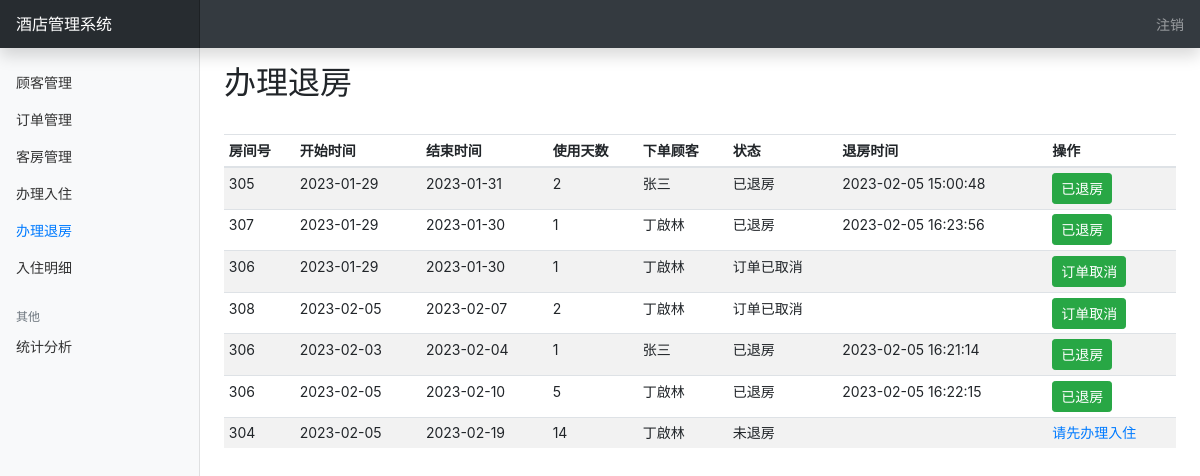
Page /rooms/list_room_checkouts (signed in) on the earlier database version.
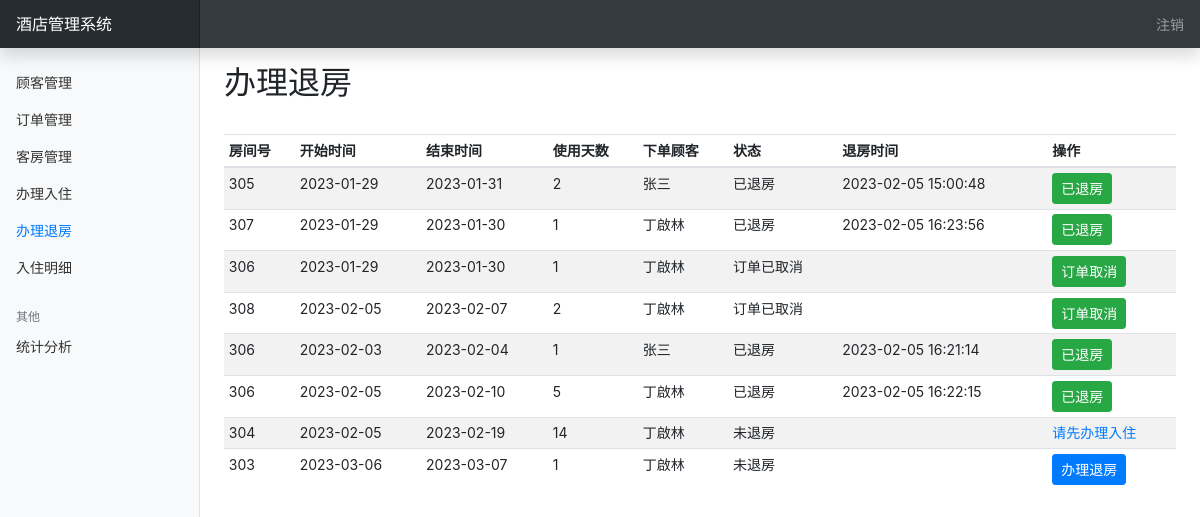
Same page on the later database version.
### rooms/models.py (models this page shows)
class RoomCheckIns(models.Model):
    id = models.AutoField(primary_key=True)  # 自增id主键
    room_id = models.ForeignKey(Rooms, on_delete=models.DO_NOTHING)  # 房间id关联
    customer_id = models.ForeignKey(Customers, on_delete=models.DO_NOTHING)  # 顾客id关联
    start_time = models.DateField(auto_now=False)  # 房间使用开始时间
    end_time = models.DateField(auto_now=False)  # 房间使用结束时间
    days = models.IntegerField()  # 房间使用天数
    is_confirmed = models.BooleanField()  # 房间是否确认办理入住 0：否 1：是
    check_time = models.DateTimeField(auto_now=False, null=True)  # 退房时间
    state = models.IntegerField(default=0)  # 房间是否确认办理退房 0：未退房 1：订单被取消 2：已退房
    class Meta:
        db_table = 'room_checkins'

class Rooms(models.Model):
    id = models.AutoField(primary_key=True)  # 自增id主键
    room_type = models.CharField(max_length=20)  # 房间类型：单人间、双人房、大床房
    room_num = models.IntegerField()  # 房间号
    room_cover_pic = models.FileField(upload_to=user_directory_path, verbose_name="图片", null=True)  # 房间封面图片
    introduction = models.CharField(max_length=1024)  # 房间简介
    is_occupied = models.BooleanField()  # 房间是否被占用 0：否 1：是
    price = models.FloatField()  # 房间定价
    class Meta:
        db_table = 'rooms'

### customers/models.py (models this page shows, shortened)
class Customers(models.Model):
    id = models.AutoField(primary_key=True)  # 自增id主键
    name = models.CharField(max_length=20)  # 姓名
    sex = models.CharField(max_length=2)  # 性别
    cellphone = models.CharField(max_length=20)  # 手机号
    identity_card = models.CharField(max_length=20)  # 身份证号码
    extra = models.CharField(max_length=1024, blank=True)  # 备注信息
    class Meta:
        db_table = 'customers'

### rooms/views.py (the view)
# urls.py: path('list_room_checkouts', views.list_room_checkouts, name='list_room_checkouts'),
@login_required
def list_room_checkouts(request):
    objs = RoomCheckIns.objects.all()
    return render(request, "rooms/room_checkout.html", {'rooms': objs, "user": request.user.username})

### templates/rooms/room_checkout.html (shortened to what this page needs)
{% extends "dashboard.html" %}
{% block room_checkout_manager %}
    <a class="nav-link active" href="{% url 'list_room_checkouts' %}">
        办理退房
    </a>
{% endblock %}
{% block content %}
    <main role="main" class="col-md-9 ml-sm-auto col-lg-10 px-md-4">
        <div class="d-flex justify-content-between flex-wrap flex-md-nowrap align-items-center pt-3 pb-2 mb-3">
            <h1 class="h2">办理退房</h1>
        </div>
        <div class="table-responsive">
            <table class="table table-striped table-sm">
                <thead>
                <tr>
                    <th>房间号</th>
                    <th>开始时间</th>
                    <th>结束时间</th>
                    <th>使用天数</th>
                    <th>下单顾客</th>
                    <th>状态</th>
                    <th>退房时间</th>
                    <th>操作</th>
                </tr>
                </thead>
                <tbody>
                {% for room_checkin in rooms %}
                    <tr>
                        <td>{{ room_checkin.room_id.room_num }}</td>
                        <td>{{ room_checkin.start_time.isoformat }}</td>
                        <td>{{ room_checkin.end_time.isoformat }}</td>
                        <td>{{ room_checkin.days }}</td>
                        <td>{{ room_checkin.customer_id.name }}</td>
                        {% if room_checkin.state == 0 %}
                            <td>未退房</td>
                        {% elif room_checkin.state == 1 %}
                            <td>订单已取消</td>
                        {% else %}
                            <td>已退房</td>
                        {% endif %}
                        <td>{{ room_checkin.check_time |date:"Y-m-d H:i:s" }}</td>
                        <td>
                            {% if room_checkin.is_confirmed %}
                                {% if room_checkin.state != 2 %}
                                    <button type="button" class="btn btn-primary btn-sm" data-toggle="modal"
                                            data-target="#exampleModal"
                                            onclick="bindValue('{{ room_checkin.end_time| date:"Y-m-d" }}', {{ room_checkin.id }})">
                                        办理退房
                                    </button>
                                {% else %}
                                    <button type="button" class="btn btn-success btn-sm">
                                        已退房
                                    </button>
                                {% endif %}
                            {% else %}
                                {% if room_checkin.state == 0 %}
                                    <a href="{% url 'list_room_checkins' %}">请先办理入住</a>
                                {% else %}
                                    <button type="button" class="btn btn-success btn-sm">
                                        订单取消
                                    </button>
                                {% endif %}
                            {% endif %}
                        </td>
                    </tr>
                {% endfor %}
                </tbody>
            </table>
        </div>
    </main>
{% endblock %}

Differences in the rows shown:
added RoomCheckIns: room_id.room_num "303", start_time "2023-03-06", end_time "2023-03-07", days "1", customer_id.name "丁啟林", state "未退房"
